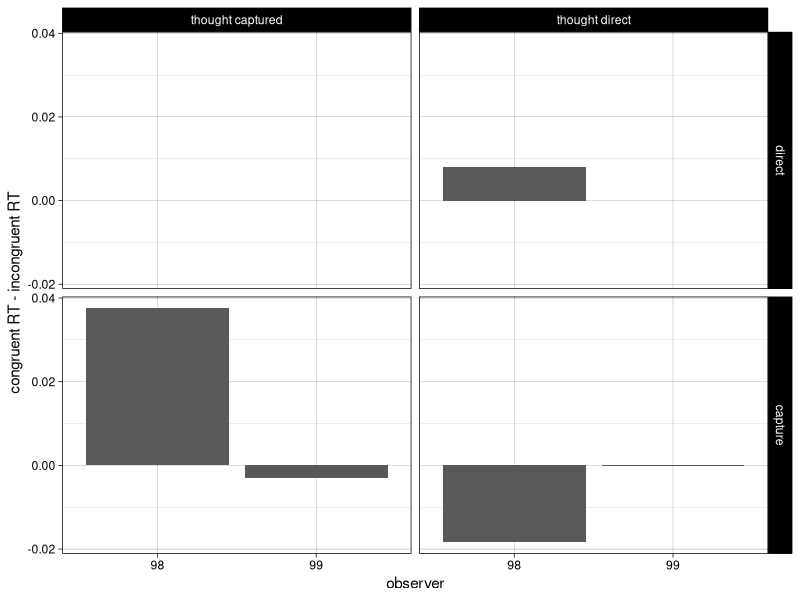

Write R code to recreate this figure. (Note: this script raises an error after producing the figure.)
library(ggplot2)
library(lme4)
library(car)
library(dplyr)
fDat = read.csv("fixations.csv")
rDat = read.csv("responses.csv")
fDat$observer = as.factor(fDat$observer)
rDat$pathLength = 0
rDat$nFix = 0

for (tr in 1:nrow(rDat))
{
	fix = fDat[which((fDat$trial==rDat$trial[tr]) & (fDat$observer==rDat$observer[tr])),]
	rDat$nFix[tr] = nrow(fix)
	if (nrow(fix)>1)
	{
		amp = sqrt((fix$x[1])^2+(fix$y[1])^2)
		for (f in 2:nrow(fix))
		{
			amp = sqrt((fix$x[f]-fix$x[f-1])^2+(fix$y[f]-fix$y[f-1])^2)
			rDat$pathLength[tr] = rDat$pathLength[tr] + amp
		}
		rm(amp)
	}
	else
	{
		rDat$pathLength[tr] = NaN
	}
}

rDat$congC = as.numeric(rDat$tc == rDat$dc)
rDat$congC[which(rDat$dc==0)] = 2
rDat$congC = as.factor(rDat$congC)
levels(rDat$congC) = c('incongruent', 'congruent', 'no distracter')

# remove incorrect trials, and trials with NA pathlength
dat = filter(rDat, targDiscrim==1, is.finite(pathLength))

# now classify by pathlength


dat$pathLength = dat$pathLength/256
dat$captured = (abs(dat$pathLength - 1) > 0.2)
dat$observer = as.factor(dat$observer)

#  remove some outliers - for now, worst 1% of data
# dat = filter(dat, RT<= quantile(dat$RT, 0.99))
dat = filter(dat, RT >= 0.150, RT <= 3)


dat$captured = as.factor(dat$captured)
levels(dat$captured) = c("direct", "capture")
dat$thoughtNoAttCap = as.factor(dat$thoughtNoAttCap)
levels(dat$thoughtNoAttCap) = c("thought captured", "thought direct")

adat = aggregate(RT ~observer+captured+congC+thoughtNoAttCap, filter(dat,congC!="no distracter"), "median")
icdat = select(filter(adat, congC=="incongruent"), observer, captured, thoughtNoAttCap, RT)
names(icdat)[4] = "incongruent_RT"
ccdat = select(filter(adat, congC=="congruent"), observer, captured, thoughtNoAttCap, RT)
names(ccdat)[4] = "congruent_RT"
compDat = merge(ccdat, icdat)
rm(icdat, ccdat)
compDat$RT_diff = compDat$congruent_RT - compDat$incongruent_RT

cmpPlot = ggplot(compDat, aes(x=observer, y=RT_diff))+geom_bar(stat="identity")
cmpPlot = cmpPlot + facet_grid(captured~thoughtNoAttCap)
cmpPlot = cmpPlot + theme_linedraw()
cmpPlot = cmpPlot + scale_y_continuous(name="congruent RT - incongruent RT")
ggsave("rt2.pdf")

adat2  = (dat 
		%>% group_by(observer, captured, thoughtNoAttCap, congC) 
		%>% summarise(
			medianRT=median(RT)))


summary(lm(medianRT ~ captured * congC * thoughtNoAttCap, adat2))


plt = ggplot(adat2, aes(x=congC, y=meanRT, ymax=meanRT+1.96*stder, ymin=meanRT-1.96*stder))
plt = plt + geom_point() + geom_errorbar() + geom_path()
plt = plt + facet_grid(captured~thoughtNoAttCap)
plt

plt = ggplot(adat, aes(x=thoughtNoAttCap, y=RT, fill=congC)) 
plt = plt + geom_boxplot() + facet_grid(.~captured)
plt



model <- lmer(RT ~ congC + captured + thoughtNoAttCap + (thoughtNoAttCap + congC + captured | observer), data=filter(dat, congC!="no distracter"))

model <- lmer(
	log(RT) ~ congC * captured * thoughtNoAttCap -
	congC:captured:thoughtNoAttCap +
	 (thoughtNoAttCap + congC + captured | observer), dat)